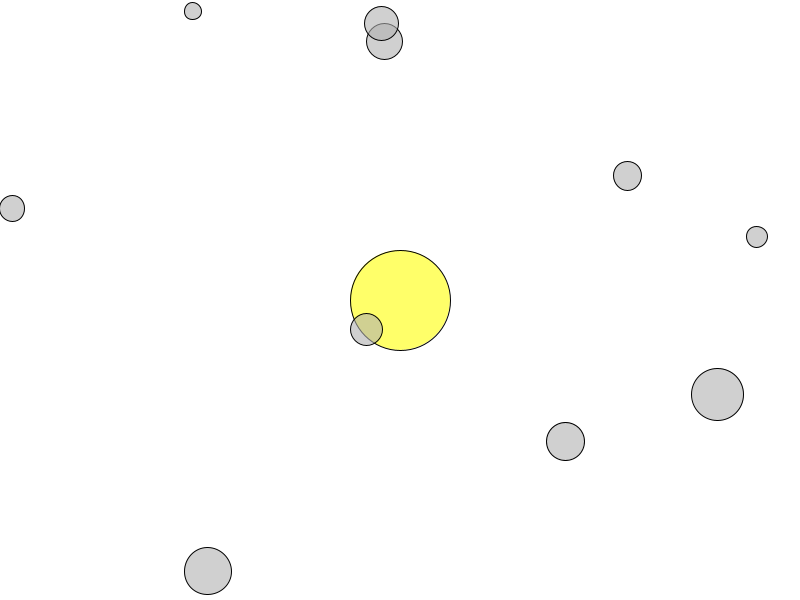
Frame 1 (no input)
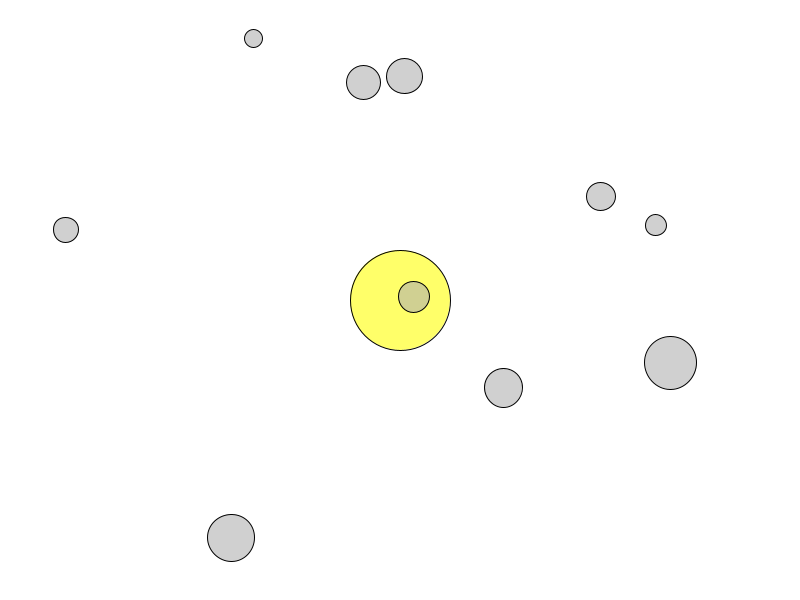
Frame 60 (the mouse pressed at the canvas centre just before this capture)
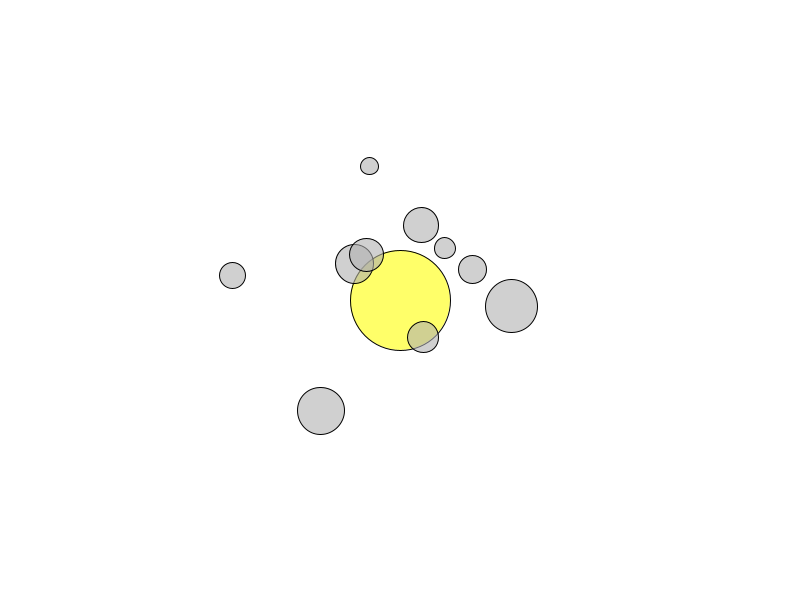
Frame 120 (the mouse held since frame 60 and released just before this capture)

The Processing sketch that drew these frames (run headless with seeded random() and noise(); from frame 60 on, the mouse is pressed at the canvas centre):

// Processing sketch: ArrayMoversGravity
// ── ArrayMoversGravity.pde
class Attractor{
  
  float mass;
  PVector location;
  float G;
  
  Attractor(){
   
    location = new PVector(width/2, height/2);
    mass = 20;
    G = 1;
    
  }
  
  
  PVector attract(Mover m){
   
    PVector force = PVector.sub(location, m.location);
    float distance = force.mag();
    distance = constrain(distance,5,25);
    
    force.normalize();
    
    float strength = (G * mass * m.mass)/(distance * distance);
 
    force.mult(strength);
       
    
    return force;
    
  }
  
  
  void display(){
   stroke(0);
   fill(255,255,0,150);
   ellipse(location.x,location.y,mass*5,mass*5);
  }
}


class Mover{
 
  PVector location;
  PVector velocity;
  PVector acceleration;
  float topspeed;
  float mass;
  
  
  Mover(float m, float x, float y){
   
    location = new PVector(x,y);
    velocity = new PVector(0,0);
    acceleration = new PVector(0,0);
    topspeed = 5;
    mass = m;
  }
  
  void update(){
   velocity.add(acceleration);
   velocity.limit(topspeed);
   location.add(velocity); 

    acceleration.mult(0);
  }
  
  void display(){
   stroke(0);
   fill(175,150);
   ellipse(location.x,location.y,mass*16,mass*16);
  }
  
  void applyForce(PVector force){
    PVector f = PVector.div(force,mass);
    acceleration.add(f);
    
  }
  
  void checkEdges(){
   if (location.x > width){
     location.x = width;
     velocity.x *= -1;
   }
   else if(location.x < 0){
     location.x = 0;
     velocity.x *= -1;
   }
   
   if (location.y > height){
     location.y = height;
     velocity.y *= -1;
   }
   else if(location.y < 0){
     location.y = 0;
     velocity.y *= -1;
   }
  }
}




Attractor a;
Mover[] movers;



void setup(){
  size(800,600);
  a = new Attractor();
  
  movers = new Mover[10];
  
  for (int i = 0; i < movers.length; i++){
  
  movers[i] = new Mover(random(1,4),random(width),random(height));
  
  movers[i].applyForce(new PVector(random(-1,1),random(-1,1)));
  
  }
}


void draw(){
 
  
  background(255);
  
  a.display();
  
  for (Mover m: movers){
    m.applyForce(a.attract(m));
  
    m.update();
    //m.checkEdges();
    m.display();
  }

}
